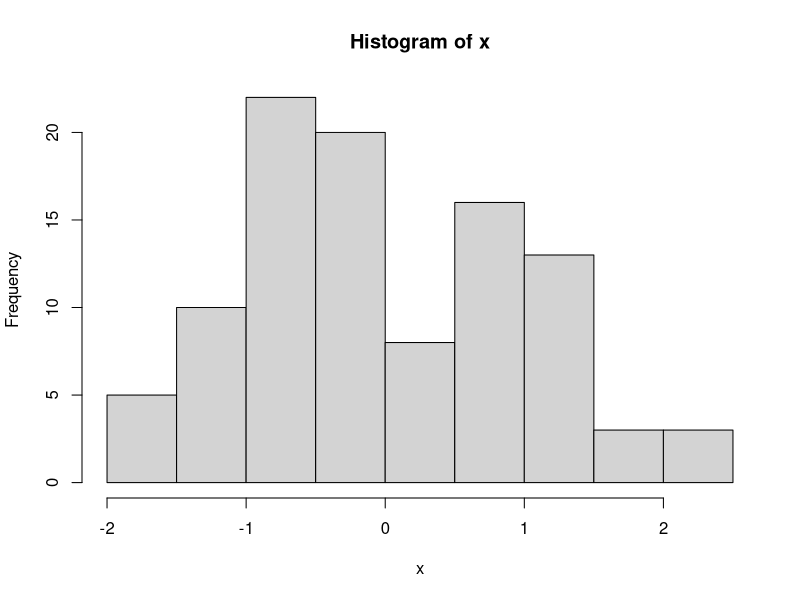
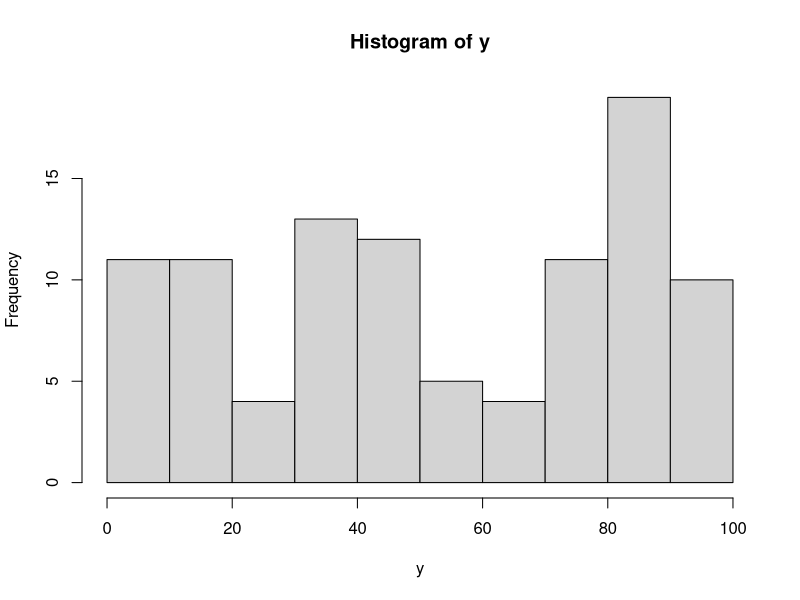

Reproduce these figures in R, in order.
## ---- chunk 1
knitr::opts_chunk$set(echo = TRUE)
## ---- chunk 2
x <- rnorm(100)
hist(x)

# what if we want integers - from uniform distribution
y <- runif(100, min = 0, max = 100)
hist(y)

# binomial distrubtion (Bernoulli trial) aka flipipng a coin
# n = number of observations we want to see ex. landing on heads
# size = number of trials per observation
# prob = probability of success for each observation

# Bernoulli distribution
# outcome of 10 coin flips
rbinom(n = 10, size = 1, prob = 0.5)

# Example outcome of 10 flips of 100 coins
rbinom(n = 10, size = 100, prob = 0.5)


# make 150 widgts per day, defective widgets must be reworke, 5% error rate, how many widgets do we need to fix each day this week
rbinom(n = 7, size = 150, prob = 0.05)

# as sample sizes rise, the binomial distribution will start to converge on the normal distribution
## ---- chunk 3
# fair coin, probability of getting 5 heads in 10 trials
dbinom(x = 5, size = 10, prob = 0.5)
# probabiliyt of getting 5 heads is under 25%
